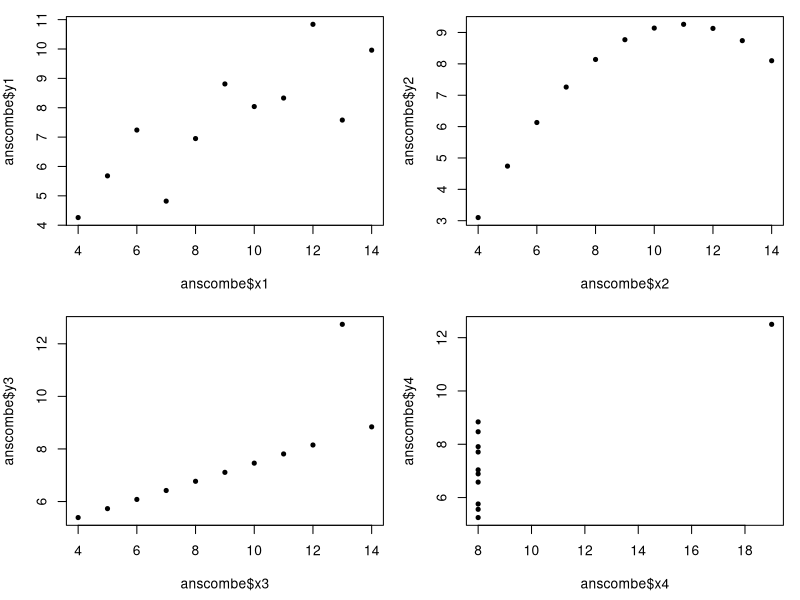
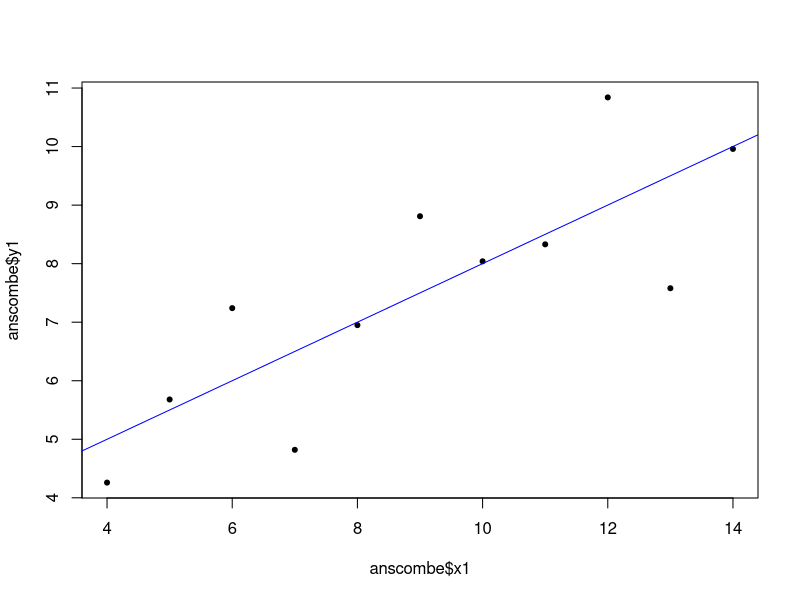
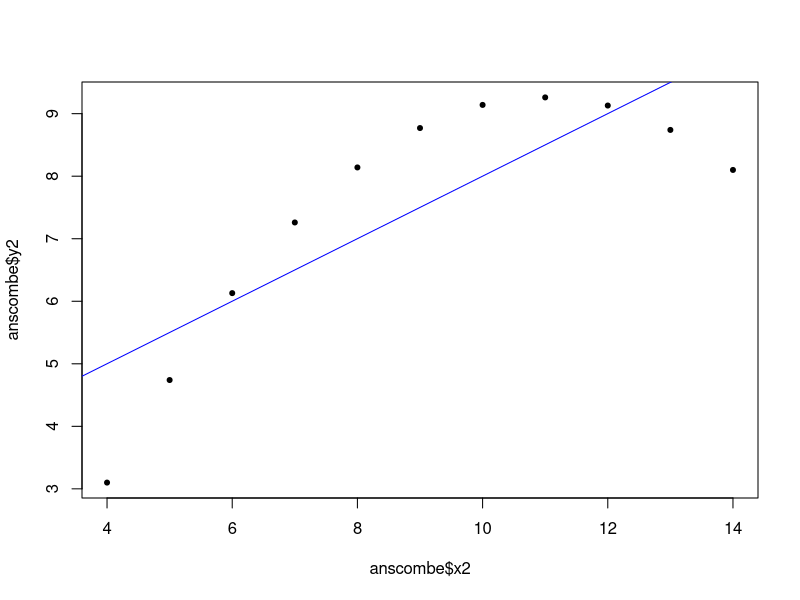
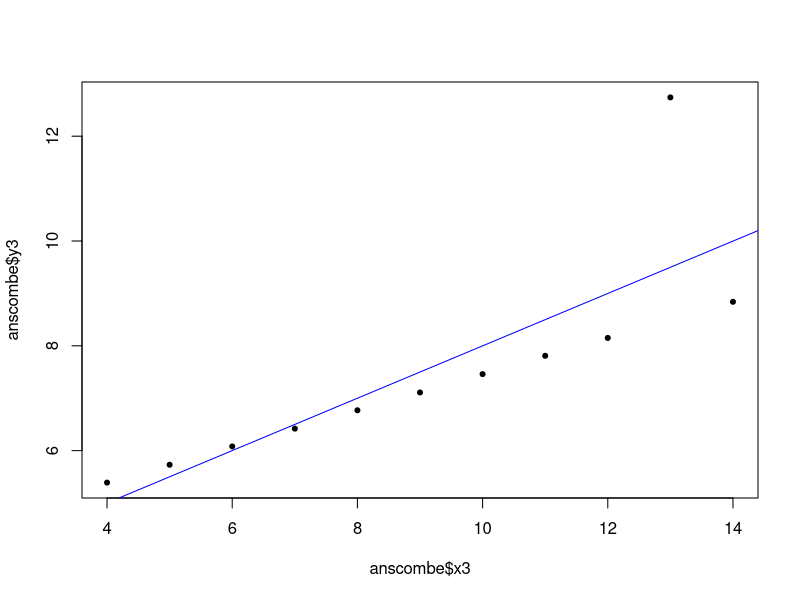
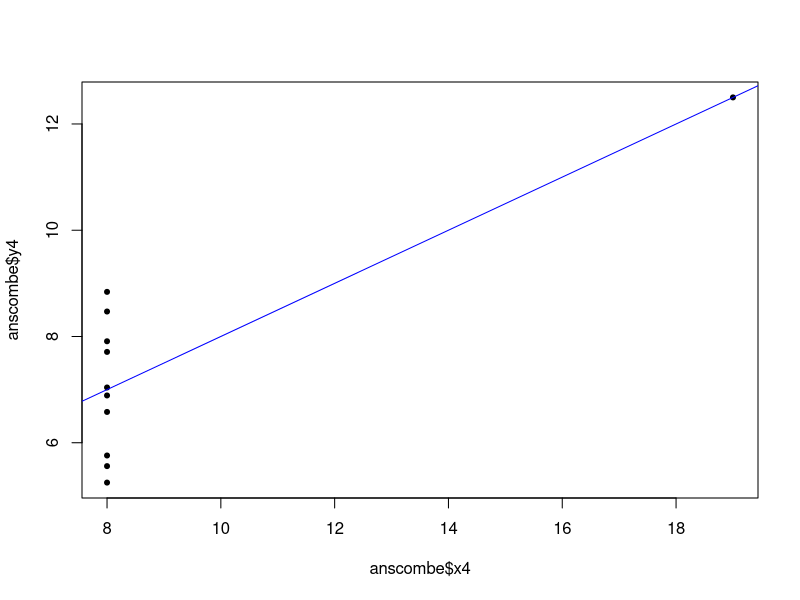

Reproduce these figures in R, in order.
#JORGE ALEXIS LUNA ROBLES
#LABORATORIO 5

# Graficar en un cuadro de 2x2
op = par(mfrow = c(2, 2), mar = c(4.5, 4, 1, 1))
plot(anscombe$x1, anscombe$y1, pch = 20)
plot(anscombe$x2, anscombe$y2, pch = 20)
plot(anscombe$x3, anscombe$y3, pch = 20)
plot(anscombe$x4, anscombe$y4, pch = 20)
par(op)
op
cor.test(anscombe$x1, anscombe$y1)
cor.test(anscombe$x2, anscombe$y2)
cor.test(anscombe$x3, anscombe$y3)
cor.test(anscombe$x4, anscombe$y4)


# DATOS 1 -----------------------------------------------------------------

datos1 <- matrix(0, length(anscombe$x1),2)
colnames(datos1) <- (c("x","y"))
datos1[,1] <- anscombe$x1
datos1[,2] <- anscombe$y1
datos1

# Modelo lineal (lm)
datos1.lm <- lm(anscombe$y1 ~ anscombe$x1)
plot(anscombe$x1, anscombe$y1, pch= 20)
abline(datos1.lm, col ="BLUE")

#Examinar la relación que existe entre dos muestras mediante una correlación. R= Se presenta una relacion lineal
#Explore los datos gráficamente y explique. R= en este caso es una correlacion positiva
# Hipotesis planteadas. R= Hipotesis nula: no se presenta una correlacion significativa, Hi: si se presenta una correlacion significativa

#Prueba de Shapiro
shapiro.test(anscombe$x1)

#Coeficiente de correlación (r).
cdatos1 <- cor.test(anscombe$x1, anscombe$y1)
cdatos1

summary(datos1.lm)
#Reporte los datos 
# Respuestas, r=0.8164205; df=9; p-value=0.00217.
# Hipotesis alternativa = se presenta una correlacion si es significativa 

# DATOS 2 ------------------------------------------------------------------
datos2 <- matrix(0,length(anscombe$x2),2)
colnames(datos2) <- (c("x","y"))
datos2[,1] <- anscombe$x2
datos2[,2] <- anscombe$y2
datos2

# Modelo lineal (lm)
datos2.lm <- lm(anscombe$y2 ~ anscombe$x2)
plot(anscombe$x2, anscombe$y2, pch= 20)
abline(datos2.lm, col ="BLUE")

#Examinar la relación que existe entre dos muestras mediante una correlación. R= Se presenta una no relacion lineal
#Explore los datos gráficamente y explique. R= en este caso es una correlacion no lineal
# Hipotesis planteadas. R= Hipotesis nula: no se presenta una correlacion significativa, Hi: si se presenta una correlacion significativa

#Prueba de Shapiro
shapiro.test(anscombe$x2)

#Coeficiente de correlación (r).
cdatos2 <- cor.test(anscombe$x2, anscombe$y2)
cdatos2

summary(datos2.lm)
#Reporte los datos 
# Respuestas, r=0.8162365; df=9; p-value=0.002179.
# Hipotesis alternativa = se presenta una correlacion si es significativa 

# DATOS 3 ------------------------------------------------------------------
datos3 <- matrix(0,length(anscombe$x3),2)
colnames(datos3) <- (c("x","y"))
datos3[,1] <- anscombe$x3
datos3[,2] <- anscombe$y3
datos3

# Modelo lineal (lm)
datos3.lm <- lm(anscombe$y3 ~ anscombe$x3)
plot(anscombe$x3, anscombe$y3, pch= 20)
abline(datos3.lm, col ="BLUE")

#Examinar la relación que existe entre dos muestras mediante una correlación. R= Se presenta una correlacion lineal simple
#Explore los datos gráficamente y explique. R= en este caso es una correlacion positiva
# Hipotesis planteadas. R= Hipotesis nula: no se presenta una correlacion significativa, Hi: si se presenta una correlacion significativa

#Prueba de Shapiro
shapiro.test(anscombe$x3)

#Coeficiente de correlación (r).
cdatos3 <- cor.test(anscombe$x3, anscombe$y3)
cdatos3

summary(datos3.lm)
#Reporte los datos 
# Respuestas, r=0.8162867; df=9; p-value=0.002176.
# Hipotesis alternativa = se presenta una correlacion si es significativa 


# Datos 4 -----------------------------------------------------------------

datos4 <- matrix(0,length(anscombe$x4),2)
colnames(datos4) <- (c("x","y"))
datos4[,1] <- anscombe$x4
datos4[,2] <- anscombe$y4
datos4

# Modelo lineal (lm)
datos4.lm <- lm(anscombe$y4 ~ anscombe$x4)
plot(anscombe$x4, anscombe$y4, pch= 20)
abline(datos4.lm, col ="BLUE")

#Examinar la relación que existe entre dos muestras mediante una correlación. R= Se presenta una correlacion no lineal
#Explore los datos gráficamente y explique. R= en este caso es una correlacion positiva
# Hipotesis planteadas. R= Hipotesis nula: no se presenta una correlacion significativa, Hi: si se presenta una correlacion significativa

#Prueba de Shapiro
shapiro.test(anscombe$x4)

#Coeficiente de correlación (r).
cdatos4 <- cor.test(anscombe$x4, anscombe$y4)
cdatos4

summary(datos4.lm)
#Reporte los datos 
# Respuestas, r=0.8165214; df=9; p-value=0.002165.
# Hipotesis alternativa = se presenta una correlacion significativa 
